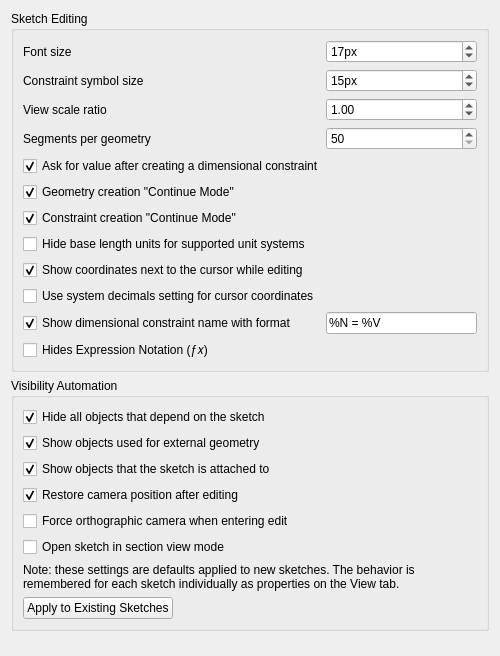
<?xml version="1.0" encoding="UTF-8"?>
<ui version="4.0">
 <class>SketcherGui::SketcherSettingsDisplay</class>
 <widget class="QWidget" name="SketcherGui::SketcherSettingsDisplay">
  <property name="geometry">
   <rect>
    <x>0</x>
    <y>0</y>
    <width>500</width>
    <height>538</height>
   </rect>
  </property>
  <property name="windowTitle">
   <string>Display</string>
  </property>
  <layout class="QVBoxLayout" name="verticalLayout">
   <item>
    <widget class="QGroupBox" name="groupBox_1">
     <property name="title">
      <string>Sketch Editing</string>
     </property>
        <layout class="QGridLayout" name="gridLayout_1">
         <!-- Constraint symbol size -->
         <item row="1" column="0">
          <widget class="QLabel" name="label_ConstraintSymbolSize">
           <property name="text">
            <string>Constraint symbol size</string>
           </property>
           <property name="buddy">
            <cstring>ConstraintSymbolSize</cstring>
           </property>
          </widget>
         </item>
         <item row="1" column="1">
          <widget class="Gui::PrefSpinBox" name="ConstraintSymbolSize">
           <property name="toolTip">
            <string>Pixel size used to render constraint symbols</string>
           </property>
           <property name="suffix">
            <string>px</string>
           </property>
           <property name="minimum">
            <number>6</number>
           </property>
           <property name="maximum">
            <number>96</number>
           </property>
           <property name="value">
            <number>15</number>
           </property>
           <property name="prefEntry" stdset="0">
            <cstring>ConstraintSymbolSize</cstring>
           </property>
           <property name="prefPath" stdset="0">
            <cstring>View</cstring>
           </property>
          </widget>
         </item>
         <item row="2" column="0">
       <widget class="QLabel" name="label_1">
        <property name="minimumSize">
         <size>
          <width>182</width>
          <height>0</height>
         </size>
        </property>
        <property name="text">
         <string>View scale ratio</string>
        </property>
        <property name="buddy">
         <cstring>viewScalingFactor</cstring>
        </property>
       </widget>
      </item>
         <item row="2" column="1">
       <widget class="Gui::PrefDoubleSpinBox" name="viewScalingFactor">
        <property name="toolTip">
         <string>Scales the 3D view based on this factor</string>
        </property>
        <property name="inputMethodHints">
         <set>Qt::ImhPreferNumbers</set>
        </property>
        <property name="decimals">
         <number>2</number>
        </property>
        <property name="minimum">
         <double>0.500000000000000</double>
        </property>
        <property name="maximum">
         <double>5.000000000000000</double>
        </property>
        <property name="singleStep">
         <double>0.050000000000000</double>
        </property>
        <property name="value">
         <double>1.000000000000000</double>
        </property>
        <property name="prefEntry" stdset="0">
         <cstring>ViewScalingFactor</cstring>
        </property>
        <property name="prefPath" stdset="0">
         <cstring>View</cstring>
        </property>
       </widget>
      </item>
         <item row="3" column="1">
       <widget class="Gui::PrefSpinBox" name="SegmentsPerGeometry">
        <property name="toolTip">
         <string>The number of polygons used for geometry approximation</string>
        </property>
        <property name="minimum">
         <number>50</number>
        </property>
        <property name="maximum">
         <number>1000</number>
        </property>
        <property name="prefEntry" stdset="0">
         <cstring>SegmentsPerGeometry</cstring>
        </property>
        <property name="prefPath" stdset="0">
         <cstring>View</cstring>
        </property>
       </widget>
      </item>
  <item row="11" column="0">
       <widget class="Gui::PrefCheckBox" name="checkBoxHideExpressionNotation">
        <property name="toolTip">
         <string>Hides Expression Notation (ƒ𝑥)</string>
        </property>
        <property name="text">
         <string>Hides Expression Notation (ƒ𝑥)</string>
        </property>
        <property name="prefEntry" stdset="0">
         <cstring>HideExpressionNotation</cstring>
        </property>
        <property name="prefPath" stdset="0">
         <cstring>Mod/Sketcher</cstring>
        </property>
        <property name="checked">
         <bool>false</bool>
        </property>
       </widget>
      </item>
  <item row="10" column="0">
       <widget class="Gui::PrefCheckBox" name="checkBoxShowDimensionalName">
        <property name="toolTip">
         <string>Shows names of dimensional constraints, if they exist</string>
        </property>
        <property name="text">
         <string>Show dimensional constraint name with format</string>
        </property>
        <property name="prefEntry" stdset="0">
         <cstring>ShowDimensionalName</cstring>
        </property>
        <property name="prefPath" stdset="0">
         <cstring>Mod/Sketcher</cstring>
        </property>
        <property name="checked">
         <bool>true</bool>
        </property>
       </widget>
      </item>
  <item row="10" column="1">
       <widget class="Gui::PrefLineEdit" name="prefDimensionalStringFormat">
        <property name="toolTip">
         <string>The format of the dimensional constraint string presentation.
Defaults to: %N = %V

%N - name parameter
%V - dimension value</string>
        </property>
        <property name="text">
         <string notr="true">%N = %V</string>
        </property>
        <property name="placeholderText">
         <string>%N = %V</string>
        </property>
        <property name="prefEntry" stdset="0">
         <cstring>DimensionalStringFormat</cstring>
        </property>
        <property name="prefPath" stdset="0">
         <cstring>Mod/Sketcher</cstring>
        </property>
       </widget>
      </item>
  <item row="3" column="0">
       <widget class="QLabel" name="label_3">
        <property name="text">
         <string>Segments per geometry</string>
        </property>
        <property name="buddy">
         <cstring>SegmentsPerGeometry</cstring>
        </property>
       </widget>
      </item>
  <item row="5" column="0" colspan="2">
       <widget class="Gui::PrefCheckBox" name="continueMode">
        <property name="toolTip">
         <string>Keeps the current Sketcher tool active after creating geometry</string>
        </property>
        <property name="text">
         <string>Geometry creation &quot;Continue Mode&quot;</string>
        </property>
        <property name="checked">
         <bool>true</bool>
        </property>
        <property name="prefEntry" stdset="0">
         <cstring>ContinuousCreationMode</cstring>
        </property>
        <property name="prefPath" stdset="0">
         <cstring>Mod/Sketcher</cstring>
        </property>
       </widget>
      </item>
      <item row="0" column="1">
       <widget class="Gui::PrefSpinBox" name="EditSketcherFontSize">
        <property name="toolTip">
         <string>Font size used for labels and constraints</string>
        </property>
        <property name="suffix">
         <string>px</string>
        </property>
        <property name="minimum">
         <number>1</number>
        </property>
        <property name="maximum">
         <number>100</number>
        </property>
        <property name="value">
         <number>17</number>
        </property>
        <property name="prefEntry" stdset="0">
         <cstring>EditSketcherFontSize</cstring>
        </property>
        <property name="prefPath" stdset="0">
         <cstring>View</cstring>
        </property>
       </widget>
      </item>
        <!-- removed custom checkbox + dependent spin; replaced above with standalone PrefSpinBox -->
  <item row="7" column="0" colspan="2">
       <widget class="Gui::PrefCheckBox" name="checkBoxHideUnits">
        <property name="toolTip">
         <string>Base length units will not be displayed in constraints or cursor coordinates.
Supports all unit systems except 'US customary' and 'Building US/Euro'.</string>
        </property>
        <property name="text">
         <string>Hide base length units for supported unit systems</string>
        </property>
        <property name="prefEntry" stdset="0">
         <cstring>HideUnits</cstring>
        </property>
        <property name="prefPath" stdset="0">
         <cstring>Mod/Sketcher</cstring>
        </property>
       </widget>
      </item>
      <item row="0" column="0">
       <widget class="QLabel" name="label_0">
        <property name="minimumSize">
         <size>
          <width>182</width>
          <height>0</height>
         </size>
        </property>
        <property name="text">
         <string>Font size</string>
        </property>
        <property name="buddy">
         <cstring>EditSketcherFontSize</cstring>
        </property>
       </widget>
      </item>
  <item row="6" column="0" colspan="2">
       <widget class="Gui::PrefCheckBox" name="constraintMode">
        <property name="toolTip">
         <string>Keeps the current Sketcher constraint tool active after creating geometry</string>
        </property>
        <property name="text">
         <string>Constraint creation &quot;Continue Mode&quot;</string>
        </property>
        <property name="checked">
         <bool>true</bool>
        </property>
        <property name="prefEntry" stdset="0">
         <cstring>ContinuousConstraintMode</cstring>
        </property>
        <property name="prefPath" stdset="0">
         <cstring>Mod/Sketcher</cstring>
        </property>
       </widget>
      </item>
  <item row="8" column="0">
       <widget class="Gui::PrefCheckBox" name="checkBoxShowCursorCoords">
        <property name="toolTip">
         <string>Shows cursor position coordinates next to the cursor while editing a sketch</string>
        </property>
        <property name="text">
         <string>Show coordinates next to the cursor while editing</string>
        </property>
        <property name="checked">
         <bool>true</bool>
        </property>
        <property name="prefEntry" stdset="0">
         <cstring>ShowCursorCoords</cstring>
        </property>
        <property name="prefPath" stdset="0">
         <cstring>Mod/Sketcher</cstring>
        </property>
       </widget>
      </item>
  <item row="4" column="0" colspan="2">
       <widget class="Gui::PrefCheckBox" name="dialogOnDistanceConstraint">
        <property name="toolTip">
         <string>Opens a dialog to input a value for new dimensional constraints after creation</string>
        </property>
        <property name="text">
         <string>Ask for value after creating a dimensional constraint</string>
        </property>
        <property name="checked">
         <bool>true</bool>
        </property>
        <property name="prefEntry" stdset="0">
         <cstring>ShowDialogOnDistanceConstraint</cstring>
        </property>
        <property name="prefPath" stdset="0">
         <cstring>Mod/Sketcher</cstring>
        </property>
       </widget>
      </item>
  <item row="9" column="0">
       <widget class="Gui::PrefCheckBox" name="checkBoxUseSystemDecimals">
        <property name="toolTip">
         <string>Cursor coordinates will use the system decimals setting instead of the short form</string>
        </property>
        <property name="text">
         <string>Use system decimals setting for cursor coordinates</string>
        </property>
        <property name="prefEntry" stdset="0">
         <cstring>UseSystemDecimals</cstring>
        </property>
        <property name="prefPath" stdset="0">
         <cstring>Mod/Sketcher</cstring>
        </property>
       </widget>
      </item>
     </layout>
    </widget>
   </item>
   <item>
    <widget class="QGroupBox" name="groupBox_2">
     <property name="enabled">
      <bool>true</bool>
     </property>
     <property name="sizePolicy">
      <sizepolicy hsizetype="Expanding" vsizetype="Minimum">
       <horstretch>0</horstretch>
       <verstretch>0</verstretch>
      </sizepolicy>
     </property>
     <property name="minimumSize">
      <size>
       <width>0</width>
       <height>0</height>
      </size>
     </property>
     <property name="maximumSize">
      <size>
       <width>16777215</width>
       <height>16777215</height>
      </size>
     </property>
     <property name="baseSize">
      <size>
       <width>0</width>
       <height>0</height>
      </size>
     </property>
     <property name="title">
      <string>Visibility Automation</string>
     </property>
     <layout class="QVBoxLayout" name="verticalLayout_2">
      <item>
       <widget class="Gui::PrefCheckBox" name="checkBoxTVHideDependent">
        <property name="toolTip">
         <string>Hides all object features that depend on the opened sketch</string>
        </property>
        <property name="text">
         <string>Hide all objects that depend on the sketch</string>
        </property>
        <property name="checked">
         <bool>true</bool>
        </property>
        <property name="prefEntry" stdset="0">
         <cstring>HideDependent</cstring>
        </property>
        <property name="prefPath" stdset="0">
         <cstring>Mod/Sketcher/General</cstring>
        </property>
       </widget>
      </item>
      <item>
       <widget class="Gui::PrefCheckBox" name="checkBoxTVShowLinks">
        <property name="toolTip">
         <string>Shows source objects which are used for external geometry in the opened sketch</string>
        </property>
        <property name="text">
         <string>Show objects used for external geometry</string>
        </property>
        <property name="checked">
         <bool>true</bool>
        </property>
        <property name="prefEntry" stdset="0">
         <cstring>ShowLinks</cstring>
        </property>
        <property name="prefPath" stdset="0">
         <cstring>Mod/Sketcher/General</cstring>
        </property>
       </widget>
      </item>
      <item>
       <widget class="Gui::PrefCheckBox" name="checkBoxTVShowSupport">
        <property name="toolTip">
         <string>Shows objects the opened sketch is attached to</string>
        </property>
        <property name="text">
         <string>Show objects that the sketch is attached to</string>
        </property>
        <property name="checked">
         <bool>true</bool>
        </property>
        <property name="prefEntry" stdset="0">
         <cstring>ShowSupport</cstring>
        </property>
        <property name="prefPath" stdset="0">
         <cstring>Mod/Sketcher/General</cstring>
        </property>
       </widget>
      </item>
      <item>
       <widget class="Gui::PrefCheckBox" name="checkBoxTVRestoreCamera">
        <property name="toolTip">
         <string>Restores the camera position after closing the sketch</string>
        </property>
        <property name="text">
         <string>Restore camera position after editing</string>
        </property>
        <property name="checked">
         <bool>true</bool>
        </property>
        <property name="prefEntry" stdset="0">
         <cstring>RestoreCamera</cstring>
        </property>
        <property name="prefPath" stdset="0">
         <cstring>Mod/Sketcher/General</cstring>
        </property>
       </widget>
      </item>
      <item>
       <widget class="Gui::PrefCheckBox" name="checkBoxTVForceOrtho">
        <property name="toolTip">
         <string>Forces the camera to an orthographic view when editing a sketch.
Works only when &quot;Restore camera position after editing&quot; is enabled.</string>
        </property>
        <property name="text">
         <string>Force orthographic camera when entering edit</string>
        </property>
        <property name="checked">
         <bool>false</bool>
        </property>
        <property name="prefEntry" stdset="0">
         <cstring>ForceOrtho</cstring>
        </property>
        <property name="prefPath" stdset="0">
         <cstring>Mod/Sketcher/General</cstring>
        </property>
       </widget>
      </item>
      <item>
       <widget class="Gui::PrefCheckBox" name="checkBoxTVSectionView">
        <property name="toolTip">
         <string>Opens a sketch in section view mode, showing only objects behind the sketch plane</string>
        </property>
        <property name="text">
         <string>Open sketch in section view mode</string>
        </property>
        <property name="checked">
         <bool>false</bool>
        </property>
        <property name="prefEntry" stdset="0">
         <cstring>SectionView</cstring>
        </property>
        <property name="prefPath" stdset="0">
         <cstring>Mod/Sketcher/General</cstring>
        </property>
       </widget>
      </item>
      <item>
       <widget class="QLabel" name="label_4">
        <property name="sizePolicy">
         <sizepolicy hsizetype="Preferred" vsizetype="Preferred">
          <horstretch>0</horstretch>
          <verstretch>0</verstretch>
         </sizepolicy>
        </property>
        <property name="text">
         <string>Note: these settings are defaults applied to new sketches. The behavior is remembered for each sketch individually as properties on the View tab.</string>
        </property>
        <property name="alignment">
         <set>Qt::AlignBottom|Qt::AlignLeading|Qt::AlignLeft</set>
        </property>
        <property name="wordWrap">
         <bool>true</bool>
        </property>
       </widget>
      </item>
      <item>
       <widget class="QPushButton" name="btnTVApply">
        <property name="sizePolicy">
         <sizepolicy hsizetype="Fixed" vsizetype="Fixed">
          <horstretch>0</horstretch>
          <verstretch>0</verstretch>
         </sizepolicy>
        </property>
        <property name="toolTip">
         <string>Applies current visibility automation settings to all sketches in the open documents</string>
        </property>
        <property name="text">
         <string>Apply to Existing Sketches</string>
        </property>
       </widget>
      </item>
     </layout>
    </widget>
   </item>
   <item>
    <spacer name="verticalSpacer">
     <property name="orientation">
      <enum>Qt::Vertical</enum>
     </property>
     <property name="sizeHint" stdset="0">
      <size>
       <width>20</width>
       <height>40</height>
      </size>
     </property>
    </spacer>
   </item>
  </layout>
 </widget>
 <customwidgets>
  <customwidget>
   <class>Gui::PrefSpinBox</class>
   <extends>QSpinBox</extends>
   <header>Gui/PrefWidgets.h</header>
  </customwidget>
  <customwidget>
   <class>Gui::PrefCheckBox</class>
   <extends>QCheckBox</extends>
   <header>Gui/PrefWidgets.h</header>
  </customwidget>
  <customwidget>
   <class>Gui::PrefLineEdit</class>
   <extends>QLineEdit</extends>
   <header>Gui/PrefWidgets.h</header>
  </customwidget>
  <customwidget>
   <class>Gui::PrefDoubleSpinBox</class>
   <extends>QDoubleSpinBox</extends>
   <header>Gui/PrefWidgets.h</header>
  </customwidget>
 </customwidgets>
 <tabstops>
  <tabstop>EditSketcherFontSize</tabstop>
  <tabstop>ConstraintSymbolSize</tabstop>
  <tabstop>viewScalingFactor</tabstop>
  <tabstop>SegmentsPerGeometry</tabstop>
  <tabstop>dialogOnDistanceConstraint</tabstop>
  <tabstop>continueMode</tabstop>
  <tabstop>constraintMode</tabstop>
  <tabstop>checkBoxHideUnits</tabstop>
  <tabstop>checkBoxShowCursorCoords</tabstop>
  <tabstop>checkBoxUseSystemDecimals</tabstop>
  <tabstop>checkBoxShowDimensionalName</tabstop>
  <tabstop>prefDimensionalStringFormat</tabstop>
  <tabstop>checkBoxTVHideDependent</tabstop>
  <tabstop>checkBoxTVShowLinks</tabstop>
  <tabstop>checkBoxTVShowSupport</tabstop>
  <tabstop>checkBoxTVRestoreCamera</tabstop>
  <tabstop>checkBoxTVForceOrtho</tabstop>
  <tabstop>checkBoxTVSectionView</tabstop>
  <tabstop>btnTVApply</tabstop>
 </tabstops>
 <resources/>
 <connections>
  <connection>
   <sender>checkBoxTVRestoreCamera</sender>
   <signal>toggled(bool)</signal>
   <receiver>checkBoxTVForceOrtho</receiver>
   <slot>setEnabled(bool)</slot>
   <hints>
    <hint type="sourcelabel">
     <x>20</x>
     <y>20</y>
    </hint>
    <hint type="destinationlabel">
     <x>20</x>
     <y>20</y>
    </hint>
   </hints>
  </connection>
  <connection>
   <sender>checkBoxUseConstraintSymbolSize</sender>
   <signal>toggled(bool)</signal>
   <receiver>ConstraintSymbolSize</receiver>
   <slot>setEnabled(bool)</slot>
   <hints>
    <hint type="sourcelabel">
     <x>0</x>
     <y>0</y>
    </hint>
    <hint type="destinationlabel">
     <x>0</x>
     <y>0</y>
    </hint>
   </hints>
  </connection>
 </connections>
</ui>
